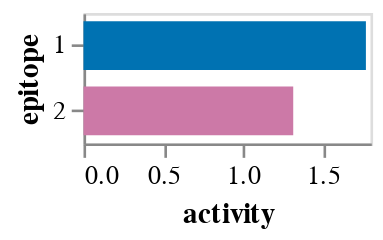

Notebook source saved alongside this figure:
### Code cell
display(model.activity_wt_barplot())

### Figure 1 — Vega-Lite specification as saved in the notebook (floating-point values rounded to 4 significant figures)
{"config": {"view": {"continuousWidth": 400, "continuousHeight": 300}, "axis": {"grid": false}}, "data": {"name": "data-24166578d26dc1bbc7b5f517f1a64645"}, "mark": {"type": "bar", "size": 18.75}, "encoding": {"color": {"field": "epitope", "legend": null, "scale": {"domain": ["1", "2"], "range": ["#0072B2", "#CC79A7"]}, "type": "nominal"}, "tooltip": [{"field": "epitope", "type": "nominal"}, {"field": "activity", "format": ".2f", "type": "quantitative"}], "x": {"field": "activity", "title": "activity", "type": "quantitative"}, "y": {"field": "epitope", "sort": ["1", "2"], "type": "nominal"}}, "height": {"step": 25}, "width": 110, "$schema": "https://vega.github.io/schema/vega-lite/v5.2.0.json", "datasets": {"data-24166578d26dc1bbc7b5f517f1a64645": [{"epitope": "1", "activity": 1.771}, {"epitope": "2", "activity": 1.315}]}}
